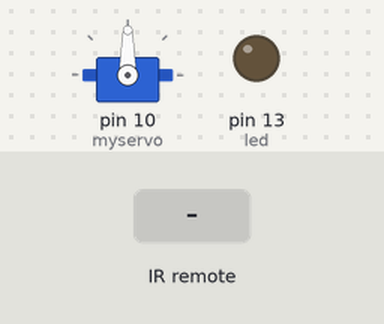
Simulated run of this sketch. Board: Arduino Uno, built with avr-gcc and run on an emulated ATmega328P. On the bench: servo, output pins drawn as LEDs (lit = HIGH). The test bench sets the inputs (shaded band). What the sketch prints to the serial monitor is not drawn.

Above: at 1.2 s.
1.3 s: infrared code 0x10E7C23D received
At 1.6 s:
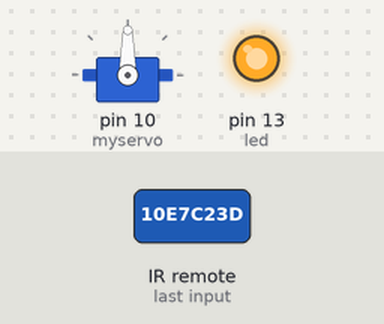
2.8 s: infrared code 0x10E7B847 received
At 3.9 s:
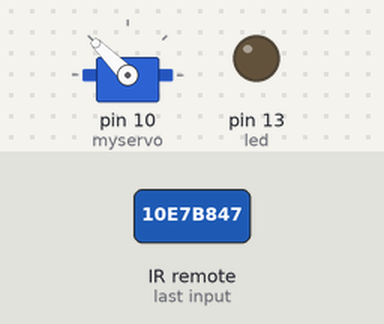
4.3 s: infrared code 0x10E78877 received
At 5.1 s:
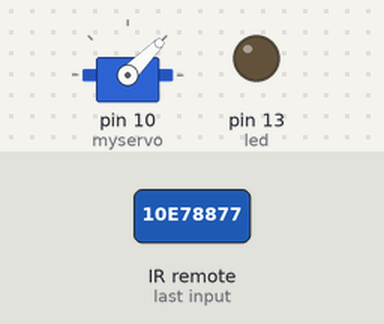
5.8 s: infrared code 0x10E7C23D received
At 6.2 s:
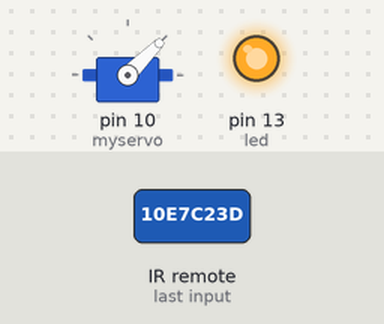
Timing chart, 0 to 8.3 s (numbered marks = the images above; inputs shaded):
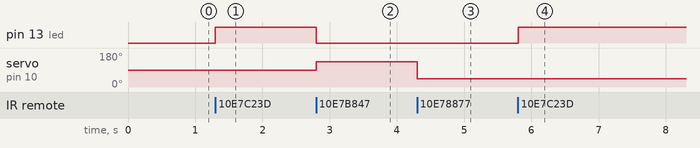

The sketch:

IR_servo9_IR10.ino
```cpp
/*
  telecommande one line mode VCR

  flèches droite haut gauche

  */


#include <IRremote.h>
#include <Servo.h>

//---------SERVO-------------
Servo myservo;  // create servo object to control a servo
// twelve servo objects can be created on most boards

int pos = 0;    // variable to store the servo position

int led = 13;    // LED connected to digital pin 9
int RECV_PIN = 9;
IRrecv irrecv(RECV_PIN);

decode_results results;

void setup() {
  // initialize the serial port:
  Serial.begin(9600);
  irrecv.enableIRIn(); // Start the receiver
  pinMode(led, OUTPUT);
  myservo.attach(10);  // attaches the servo on pin 2 to the servo object
}
void loop() {
  if (irrecv.decode(&results)) {
    Serial.println(results.value, HEX);
    switch (results.value) {
      case 0x10E7C23D : /* POWER */
        Serial.print("Decoded POWER");
        digitalWrite(led, HIGH);   // turn the LED on (HIGH is the voltage level)
        break;
  //       ligne << > >>
      case 0x10E7B847  : /* << */
        Serial.print("Decoded <<");
        digitalWrite(led, LOW);    // turn the LED off by making the voltage LOW
        myservo.write(135);
        break;
      case 0x10E728D7: /* > */
        myservo.write(90);
        digitalWrite(led, LOW);
        break;
      case 0x10E78877 : /* >> */
        myservo.write(45);
        digitalWrite(led, LOW);
        break;
    }
    irrecv.resume(); // Receive the next value
  }


}
```

Measured:
- after the input at 1.3 s, pin 13 (led): LOW → HIGH at once
- after the input at 2.8 s, pin 13 (led): HIGH → LOW at once; servo on pin 10 (myservo): 90° → 135° at once
- after the input at 4.3 s, servo on pin 10 (myservo): 135° → 45° at once
- after the input at 5.8 s, pin 13 (led): LOW → HIGH at once
